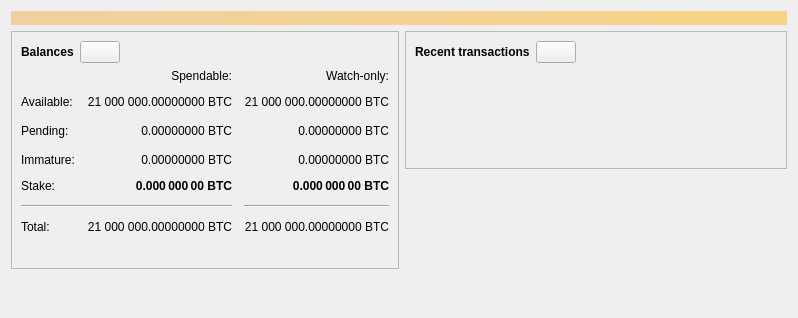
<?xml version="1.0" encoding="UTF-8"?>
<ui version="4.0">
 <class>OverviewPage</class>
 <widget class="QWidget" name="OverviewPage">
  <property name="geometry">
   <rect>
    <x>0</x>
    <y>0</y>
    <width>798</width>
    <height>318</height>
   </rect>
  </property>
  <property name="windowTitle">
   <string>Form</string>
  </property>
  <layout class="QVBoxLayout" name="topLayout">
   <item>
    <widget class="QLabel" name="labelAlerts">
     <property name="visible">
      <bool>false</bool>
     </property>
     <property name="styleSheet">
      <string notr="true">QLabel { background-color: qlineargradient(x1: 0, y1: 0, x2: 1, y2: 0, stop:0 #F0D0A0, stop:1 #F8D488); color:#000000; }</string>
     </property>
     <property name="wordWrap">
      <bool>true</bool>
     </property>
     <property name="margin">
      <number>3</number>
     </property>
     <property name="textInteractionFlags">
      <set>Qt::TextSelectableByMouse</set>
     </property>
    </widget>
   </item>
   <item>
    <layout class="QHBoxLayout" name="horizontalLayout" stretch="1,1">
     <item>
      <layout class="QVBoxLayout" name="verticalLayout_2">
       <item>
        <widget class="QFrame" name="frame">
         <property name="frameShape">
          <enum>QFrame::StyledPanel</enum>
         </property>
         <property name="frameShadow">
          <enum>QFrame::Raised</enum>
         </property>
         <layout class="QVBoxLayout" name="verticalLayout_4">
          <item>
           <layout class="QHBoxLayout" name="horizontalLayout_4">
            <item>
             <widget class="QLabel" name="label_5">
              <property name="font">
               <font>
                <weight>75</weight>
                <bold>true</bold>
               </font>
              </property>
              <property name="text">
               <string>Balances</string>
              </property>
             </widget>
            </item>
            <item>
             <widget class="QPushButton" name="labelWalletStatus">
              <property name="enabled">
               <bool>true</bool>
              </property>
              <property name="maximumSize">
               <size>
                <width>45</width>
                <height>16777215</height>
               </size>
              </property>
              <property name="toolTip">
               <string>The displayed information may be out of date. Your wallet automatically synchronizes with the Bitcoin network after a connection is established, but this process has not completed yet.</string>
              </property>
              <property name="text">
               <string/>
              </property>
              <property name="icon">
               <iconset resource="../bitcoin.qrc">
                <normaloff>:/icons/warning</normaloff>
                <disabledoff>:/icons/warning</disabledoff>:/icons/warning</iconset>
              </property>
              <property name="iconSize">
               <size>
                <width>24</width>
                <height>24</height>
               </size>
              </property>
             </widget>
            </item>
            <item>
             <spacer name="horizontalSpacer_3">
              <property name="orientation">
               <enum>Qt::Horizontal</enum>
              </property>
              <property name="sizeHint" stdset="0">
               <size>
                <width>40</width>
                <height>20</height>
               </size>
              </property>
             </spacer>
            </item>
           </layout>
          </item>
          <item>
           <layout class="QGridLayout" name="gridLayout">
            <property name="spacing">
             <number>12</number>
            </property>
            <item row="2" column="2">
             <widget class="QLabel" name="labelWatchPending">
              <property name="cursor">
               <cursorShape>IBeamCursor</cursorShape>
              </property>
              <property name="toolTip">
               <string>Unconfirmed transactions to watch-only addresses</string>
              </property>
              <property name="text">
               <string notr="true">0.00000000 BTC</string>
              </property>
              <property name="alignment">
               <set>Qt::AlignRight|Qt::AlignTrailing|Qt::AlignVCenter</set>
              </property>
              <property name="textInteractionFlags">
               <set>Qt::LinksAccessibleByMouse|Qt::TextSelectableByKeyboard|Qt::TextSelectableByMouse</set>
              </property>
             </widget>
            </item>
            <item row="2" column="1">
             <widget class="QLabel" name="labelUnconfirmed">
              <property name="cursor">
               <cursorShape>IBeamCursor</cursorShape>
              </property>
              <property name="toolTip">
               <string>Total of transactions that have yet to be confirmed, and do not yet count toward the spendable balance</string>
              </property>
              <property name="text">
               <string notr="true">0.00000000 BTC</string>
              </property>
              <property name="alignment">
               <set>Qt::AlignRight|Qt::AlignTrailing|Qt::AlignVCenter</set>
              </property>
              <property name="textInteractionFlags">
               <set>Qt::LinksAccessibleByMouse|Qt::TextSelectableByKeyboard|Qt::TextSelectableByMouse</set>
              </property>
             </widget>
            </item>
            <item row="3" column="2">
             <widget class="QLabel" name="labelWatchImmature">
              <property name="cursor">
               <cursorShape>IBeamCursor</cursorShape>
              </property>
              <property name="toolTip">
               <string>Mined balance in watch-only addresses that has not yet matured</string>
              </property>
              <property name="text">
               <string notr="true">0.00000000 BTC</string>
              </property>
              <property name="alignment">
               <set>Qt::AlignRight|Qt::AlignTrailing|Qt::AlignVCenter</set>
              </property>
              <property name="textInteractionFlags">
               <set>Qt::LinksAccessibleByMouse|Qt::TextSelectableByKeyboard|Qt::TextSelectableByMouse</set>
              </property>
             </widget>
            </item>
            <item row="5" column="0" colspan="2">
             <widget class="Line" name="line">
              <property name="orientation">
               <enum>Qt::Horizontal</enum>
              </property>
             </widget>
            </item>
            <item row="5" column="2">
             <widget class="Line" name="lineWatchBalance">
              <property name="sizePolicy">
               <sizepolicy hsizetype="Preferred" vsizetype="Fixed">
                <horstretch>0</horstretch>
                <verstretch>0</verstretch>
               </sizepolicy>
              </property>
              <property name="minimumSize">
               <size>
                <width>140</width>
                <height>0</height>
               </size>
              </property>
              <property name="orientation">
               <enum>Qt::Horizontal</enum>
              </property>
             </widget>
            </item>
            <item row="6" column="0">
             <widget class="QLabel" name="labelTotalText">
              <property name="text">
               <string>Total:</string>
              </property>
             </widget>
            </item>
            <item row="3" column="1">
             <widget class="QLabel" name="labelImmature">
              <property name="cursor">
               <cursorShape>IBeamCursor</cursorShape>
              </property>
              <property name="toolTip">
               <string>Mined balance that has not yet matured</string>
              </property>
              <property name="text">
               <string notr="true">0.00000000 BTC</string>
              </property>
              <property name="alignment">
               <set>Qt::AlignRight|Qt::AlignTrailing|Qt::AlignVCenter</set>
              </property>
              <property name="textInteractionFlags">
               <set>Qt::LinksAccessibleByMouse|Qt::TextSelectableByKeyboard|Qt::TextSelectableByMouse</set>
              </property>
             </widget>
            </item>
            <item row="2" column="3">
             <spacer name="horizontalSpacer_2">
              <property name="orientation">
               <enum>Qt::Horizontal</enum>
              </property>
              <property name="sizeHint" stdset="0">
               <size>
                <width>40</width>
                <height>20</height>
               </size>
              </property>
             </spacer>
            </item>
            <item row="3" column="0">
             <widget class="QLabel" name="labelImmatureText">
              <property name="text">
               <string>Immature:</string>
              </property>
             </widget>
            </item>
            <item row="6" column="1">
             <widget class="QLabel" name="labelTotal">
              <property name="cursor">
               <cursorShape>IBeamCursor</cursorShape>
              </property>
              <property name="toolTip">
               <string>Your current total balance</string>
              </property>
              <property name="text">
               <string notr="true">21 000 000.00000000 BTC</string>
              </property>
              <property name="alignment">
               <set>Qt::AlignRight|Qt::AlignTrailing|Qt::AlignVCenter</set>
              </property>
              <property name="textInteractionFlags">
               <set>Qt::LinksAccessibleByMouse|Qt::TextSelectableByKeyboard|Qt::TextSelectableByMouse</set>
              </property>
             </widget>
            </item>
            <item row="6" column="2">
             <widget class="QLabel" name="labelWatchTotal">
              <property name="cursor">
               <cursorShape>IBeamCursor</cursorShape>
              </property>
              <property name="toolTip">
               <string>Current total balance in watch-only addresses</string>
              </property>
              <property name="text">
               <string notr="true">21 000 000.00000000 BTC</string>
              </property>
              <property name="alignment">
               <set>Qt::AlignRight|Qt::AlignTrailing|Qt::AlignVCenter</set>
              </property>
              <property name="textInteractionFlags">
               <set>Qt::LinksAccessibleByMouse|Qt::TextSelectableByKeyboard|Qt::TextSelectableByMouse</set>
              </property>
             </widget>
            </item>
            <item row="0" column="2">
             <widget class="QLabel" name="labelWatchonly">
              <property name="text">
               <string>Watch-only:</string>
              </property>
              <property name="alignment">
               <set>Qt::AlignRight|Qt::AlignTrailing|Qt::AlignVCenter</set>
              </property>
             </widget>
            </item>
            <item row="1" column="0">
             <widget class="QLabel" name="labelBalanceText">
              <property name="text">
               <string>Available:</string>
              </property>
             </widget>
            </item>
            <item row="1" column="1">
             <widget class="QLabel" name="labelBalance">
              <property name="cursor">
               <cursorShape>IBeamCursor</cursorShape>
              </property>
              <property name="toolTip">
               <string>Your current spendable balance</string>
              </property>
              <property name="text">
               <string notr="true">21 000 000.00000000 BTC</string>
              </property>
              <property name="alignment">
               <set>Qt::AlignRight|Qt::AlignTrailing|Qt::AlignVCenter</set>
              </property>
              <property name="textInteractionFlags">
               <set>Qt::LinksAccessibleByMouse|Qt::TextSelectableByKeyboard|Qt::TextSelectableByMouse</set>
              </property>
             </widget>
            </item>
            <item row="1" column="2">
             <widget class="QLabel" name="labelWatchAvailable">
              <property name="cursor">
               <cursorShape>IBeamCursor</cursorShape>
              </property>
              <property name="toolTip">
               <string>Your current balance in watch-only addresses</string>
              </property>
              <property name="text">
               <string notr="true">21 000 000.00000000 BTC</string>
              </property>
              <property name="alignment">
               <set>Qt::AlignRight|Qt::AlignTrailing|Qt::AlignVCenter</set>
              </property>
              <property name="textInteractionFlags">
               <set>Qt::LinksAccessibleByMouse|Qt::TextSelectableByKeyboard|Qt::TextSelectableByMouse</set>
              </property>
             </widget>
            </item>
            <item row="2" column="0">
             <widget class="QLabel" name="labelPendingText">
              <property name="text">
               <string>Pending:</string>
              </property>
             </widget>
            </item>
            <item row="0" column="1">
             <widget class="QLabel" name="labelSpendable">
              <property name="text">
               <string>Spendable:</string>
              </property>
              <property name="alignment">
               <set>Qt::AlignRight|Qt::AlignTrailing|Qt::AlignVCenter</set>
              </property>
             </widget>
            </item>
            <item row="4" column="0">
             <widget class="QLabel" name="labelStakeText">
              <property name="text">
               <string>Stake:</string>
              </property>
             </widget>
            </item>
            <item row="4" column="1">
             <widget class="QLabel" name="labelStake">
              <property name="font">
               <font>
                <weight>75</weight>
                <bold>true</bold>
               </font>
              </property>
              <property name="text">
               <string>0.000 000 00 BTC</string>
              </property>
              <property name="alignment">
               <set>Qt::AlignRight|Qt::AlignTrailing|Qt::AlignVCenter</set>
              </property>
              <property name="textInteractionFlags">
               <set>Qt::LinksAccessibleByMouse|Qt::TextSelectableByKeyboard|Qt::TextSelectableByMouse</set>
              </property>
             </widget>
            </item>
            <item row="4" column="2">
             <widget class="QLabel" name="labelWatchStake">
              <property name="font">
               <font>
                <weight>75</weight>
                <bold>true</bold>
               </font>
              </property>
              <property name="text">
               <string>0.000 000 00 BTC</string>
              </property>
              <property name="alignment">
               <set>Qt::AlignRight|Qt::AlignTrailing|Qt::AlignVCenter</set>
              </property>
              <property name="textInteractionFlags">
               <set>Qt::LinksAccessibleByMouse|Qt::TextSelectableByKeyboard|Qt::TextSelectableByMouse</set>
              </property>
             </widget>
            </item>
            <item row="2" column="3">
             <spacer name="horizontalSpacer_21">
              <property name="orientation">
               <enum>Qt::Horizontal</enum>
              </property>
              <property name="sizeHint" stdset="0">
               <size>
                <width>40</width>
                <height>20</height>
               </size>
              </property>
             </spacer>
            </item>
           </layout>
          </item>
          <item>
           <spacer name="verticalSpacer_3">
            <property name="orientation">
             <enum>Qt::Vertical</enum>
            </property>
            <property name="sizeType">
             <enum>QSizePolicy::Fixed</enum>
            </property>
            <property name="sizeHint" stdset="0">
             <size>
              <width>20</width>
              <height>25</height>
             </size>
            </property>
           </spacer>
          </item>
         </layout>
        </widget>
       </item>
       <item>
        <spacer name="verticalSpacer">
         <property name="orientation">
          <enum>Qt::Vertical</enum>
         </property>
         <property name="sizeHint" stdset="0">
          <size>
           <width>20</width>
           <height>40</height>
          </size>
         </property>
        </spacer>
       </item>
      </layout>
     </item>
     <item>
      <layout class="QVBoxLayout" name="verticalLayout_3">
       <item>
        <widget class="QFrame" name="frame_2">
         <property name="frameShape">
          <enum>QFrame::StyledPanel</enum>
         </property>
         <property name="frameShadow">
          <enum>QFrame::Raised</enum>
         </property>
         <layout class="QVBoxLayout" name="verticalLayout">
          <item>
           <layout class="QHBoxLayout" name="horizontalLayout_2">
            <item>
             <widget class="QLabel" name="label_4">
              <property name="font">
               <font>
                <weight>75</weight>
                <bold>true</bold>
               </font>
              </property>
              <property name="text">
               <string>Recent transactions</string>
              </property>
             </widget>
            </item>
            <item>
             <widget class="QPushButton" name="labelTransactionsStatus">
              <property name="enabled">
               <bool>true</bool>
              </property>
              <property name="maximumSize">
               <size>
                <width>45</width>
                <height>16777215</height>
               </size>
              </property>
              <property name="toolTip">
               <string>The displayed information may be out of date. Your wallet automatically synchronizes with the Bitcoin network after a connection is established, but this process has not completed yet.</string>
              </property>
              <property name="text">
               <string/>
              </property>
              <property name="icon">
               <iconset resource="../bitcoin.qrc">
                <normaloff>:/icons/warning</normaloff>
                <disabledoff>:/icons/warning</disabledoff>:/icons/warning</iconset>
              </property>
              <property name="iconSize">
               <size>
                <width>24</width>
                <height>24</height>
               </size>
              </property>
             </widget>
            </item>
            <item>
             <spacer name="horizontalSpacer">
              <property name="orientation">
               <enum>Qt::Horizontal</enum>
              </property>
              <property name="sizeHint" stdset="0">
               <size>
                <width>40</width>
                <height>20</height>
               </size>
              </property>
             </spacer>
            </item>
           </layout>
          </item>
          <item>
           <widget class="TransactionOverviewWidget" name="listTransactions">
            <property name="styleSheet">
             <string notr="true">QListView { background: transparent; }</string>
            </property>
            <property name="frameShape">
             <enum>QFrame::NoFrame</enum>
            </property>
            <property name="verticalScrollBarPolicy">
             <enum>Qt::ScrollBarAlwaysOff</enum>
            </property>
            <property name="horizontalScrollBarPolicy">
             <enum>Qt::ScrollBarAlwaysOff</enum>
            </property>
            <property name="sizeAdjustPolicy">
             <enum>QAbstractScrollArea::AdjustToContents</enum>
            </property>
            <property name="selectionMode">
             <enum>QAbstractItemView::NoSelection</enum>
            </property>
            <property name="uniformItemSizes">
             <bool>true</bool>
            </property>
           </widget>
          </item>
         </layout>
        </widget>
       </item>
       <item>
        <spacer name="verticalSpacer_2">
         <property name="orientation">
          <enum>Qt::Vertical</enum>
         </property>
         <property name="sizeHint" stdset="0">
          <size>
           <width>20</width>
           <height>40</height>
          </size>
         </property>
        </spacer>
       </item>
      </layout>
     </item>
    </layout>
   </item>
  </layout>
 </widget>
 <customwidgets>
  <customwidget>
   <class>TransactionOverviewWidget</class>
   <extends>QListView</extends>
   <header>qt/transactionoverviewwidget.h</header>
  </customwidget>
 </customwidgets>
 <resources/>
 <connections/>
</ui>
